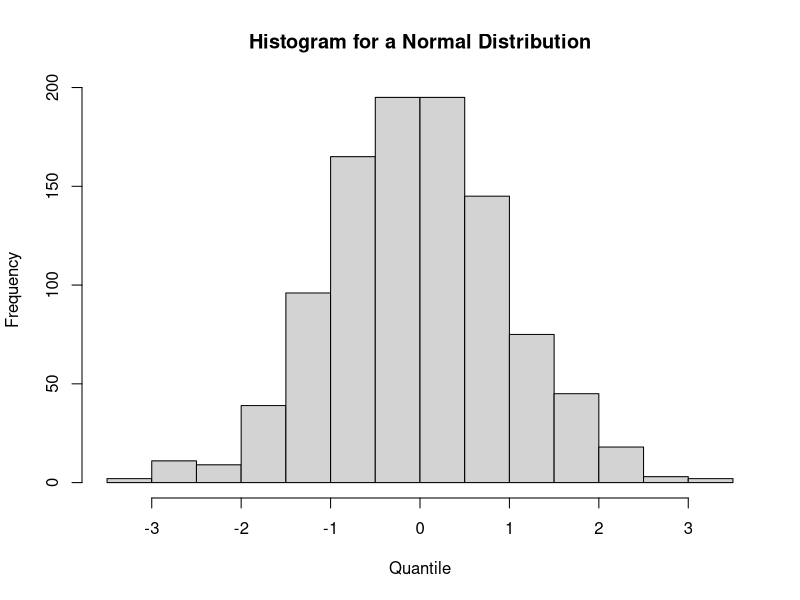
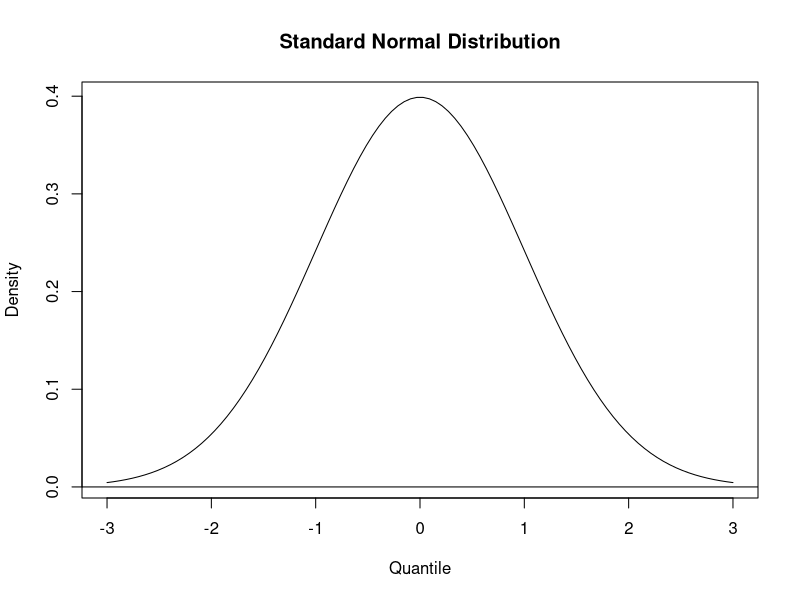
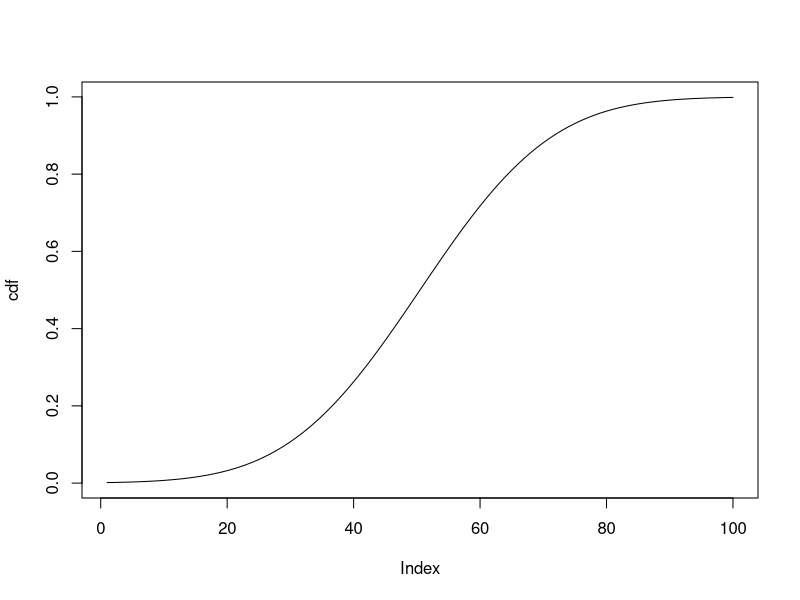

Here is the R script that generated these plots, in order:
## ---- chunk 1
knitr::opts_chunk$set(echo = TRUE)
## ---- chunk 2
x <- 30:40
y <- 25:35

# which(condition)
which(x > 35)
which(x %in% y) # %in% is a function that tells which elements are in both vectors
## ---- chunk 3
# ifelse(Condition, value_if_true, value_if_false)
# usually used when there are binary conditionals and can be used for multiple elements in a vector
ifelse(x > 35, x, 10)

# if(conditions){action}
# Usually used for non-binary conditions. If can only be applied to ONE element of a vector
if(sum(x) > 35) { 
   s <- sum(x)
   print(paste(s, "is greater than 20"))
}

# You can have a combination of if() else() that would work as ifelse() but for one element
if(sum(x) < 20) {
   s <- sum(x)
   print(paste(s, "is small"))
   } else {
   print(paste(s, "is big"))
   }

# You can include multiple conditions under the same conditional (just like in excel). This is commonly used to calculate party_id in some US surveys
a <- c(1, NA, 2, NA, NA)
b <- c(NA, 6, NA, NA, 7)
c <- c(NA, NA, NA, 4, NA)

ifelse(!is.na(a), a, ifelse(!is.na(b), b, c))

## ---- chunk 4
numbers <- c() #create an empty array
for(i in 1:10) {
  numbers <- append(numbers, i) 
}
# numbers

# You can also have loops inside of loops, let's try to fill a matrix. When dealing with matrices remember that [row, column]
M1 <- matrix(NA, nrow = 10, ncol = 5)
M1[1, ] <- c(1, 11, 21, 31, 41)
# M1

for(i in 2:10) {
  for(j in 1:5) {
    M1[i,j] <- M1[i-1,j] + 1
  }
}
# M1

# You can also use while to generate loops, it will continue performing the action you require until it is FALSE
count <- 0
while(count < 10) {
  print(count^2)
  count <- count + 1
}
## ---- chunk 5
# Let's try to extract the third digit of a number
third_number<- function(num){ # here you include your arguments
   digits <-as.numeric(strsplit(as.character(num), "")[[1]]) #strsplit creates a list of lists hence the [[]][] when calling its elements
   return(digits[3])
}
third_number(498513)
third_number(49)

# Now, let's include some conditionals within the arguments to help the user
third_number<- function(num){
   digits <-as.numeric(strsplit(as.character(num), "")[[1]]) #strsplit creates a list of lists hence the [[]][] when calling its elements
   if(length(digits)<3){
      print("Your number needs to be larger than 99")
   } else {
      return(digits[3])
   }
} # this creates an element in your Global environment
third_number(49)
third_number(498513)
## ---- chunk 6
# rXXX()
set.seed(1234) # Whenever you are using randomizing functions in R set a seed so you can get the same results every time
d1 <- rnorm(1000) # 100 draws from a normal distribution with mean=0 and sd=1, you can change the default values by including the values you want as arguments in the function
mean(d1)
sd(d1)
hist(d1, main = "Histogram for a Normal Distribution", xlab = "Quantile")

# dXXX() 
# Let's try to graph the pdf
x <- seq(from=-3, to=+3, length.out=100) # create an index variable with the data you want, this will be your X axis
y <- dnorm(x) # density (height) of the distribution at that point

# Run all the following commands at the same time
plot(x, y, main="Standard Normal Distribution", type='l',
ylab="Density", xlab="Quantile")
abline(h=0)

# pXXX()
# let's build a cdf
cdf <- pnorm(x, mean = 0, sd = 1)
plot(cdf, type = 'l')
# We can use the pdf to evaluate the percentage of observations to the left or to the right of a given point
pnorm(0.5, mean=0, sd=1)
1-pnorm(0.5, mean=0, sd=1)

# qxxx() 
# it is the inverse of pXXX() if we give the percentage we know the value of the quantile
qnorm(0.69, mean=0, sd=1)


## ---- chunk 7
library(MASS) # load the MASS package so we can use the Cars93 dataset. This dataset contains car sales in the USA in 1993
head(Cars93)
origin <- split(Cars93$Min.Price, Cars93$Origin) # split the dataset by country of origin and keep the minimum price information
# Let's calculate some of the summary statistics for each group (Prices are in $1000)
mean(origin[[1]])
mean(origin[[2]])

# Let's try to calculate now the length of each group. The basic structure is lapply(list, function)
lapply(origin, length) # returns a list
sapply(origin, length) # returns a vector, usually working with vectors is sometiems easier.

# Let's calculate the means and medians of both groups
sapply(origin, mean)
sapply(origin, range) # results in a matrix

# We can also use apply to matrices, but we need to be careful if we want to calculate the function on each row or on each column. First, let's create a matrix of values for student's scores in different undergrad level courses. 
set.seed(1234)
M2 <- matrix(runif(20, min = 3.3, max = 4), nrow = 5, ncol=4)
colnames(M2) <- c("PS1", "Ps2", "Ps3", "PS4")
rownames(M2) <- c("Student 1", "Student 2", "Student 3", "Student 4", "Student 5")
M2

#  apply(array, 1/2, function) if you want to calculate the rows you use 1 and if you want columns you use 2
apply(M2, 1, mean)
apply(M2, 2, mean)
## ---- chunk 8
df <- cars
lm1 <- lm(dist~speed, data=cars)
str(lm1)
# It makes calling information from an objetc a bit easier
lm1$coefficients[2] # Coefficient for speed
lm1$fitted.values[1] # fitted value for observation 1
